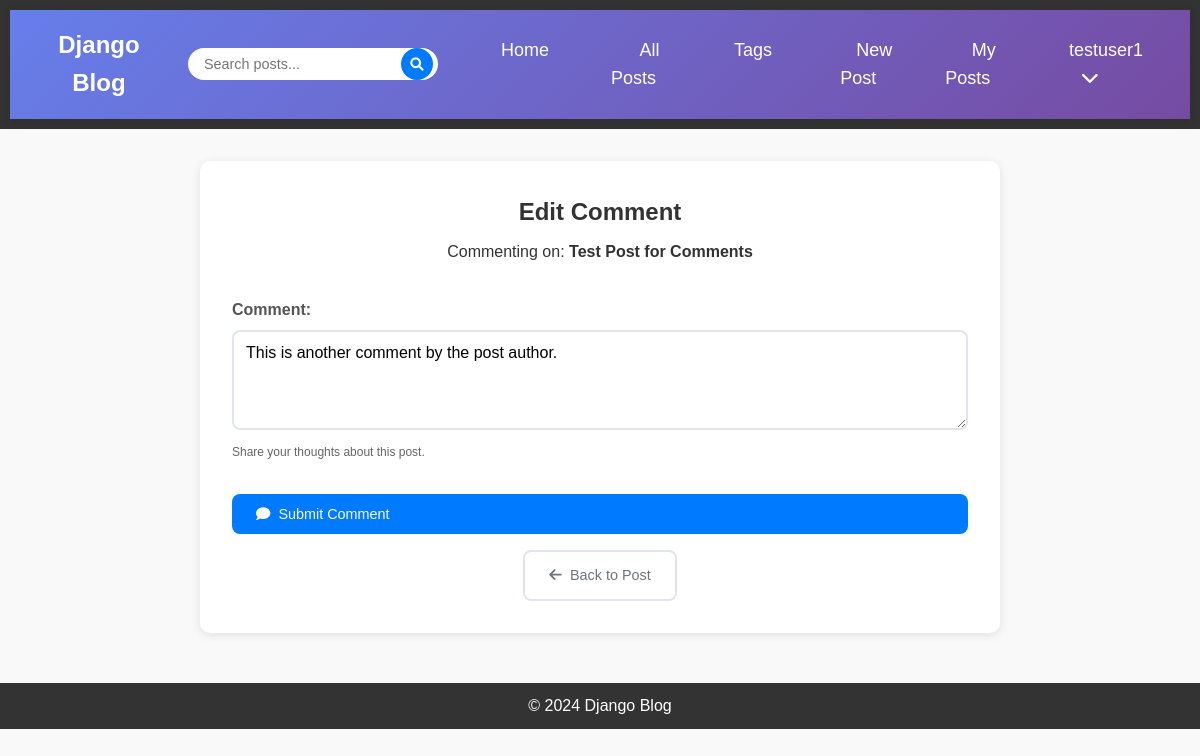
The page /comment/2/update/ (signed in) on the database its author committed.
### blog/models.py (models this page shows, shortened)
class Post(models.Model):
    title = models.CharField(max_length=200)
    content = models.TextField()
    published_date = models.DateTimeField(auto_now_add=True)
    updated_date = models.DateTimeField(auto_now=True)
    author = models.ForeignKey(User, on_delete=models.CASCADE)
    tags = models.ManyToManyField(Tag, blank=True, related_name='posts')
    def get_absolute_url(self):
        return reverse('post-detail', kwargs={'pk': self.pk})
    class Meta:
        ordering = ['-published_date']

class Comment(models.Model):
    post = models.ForeignKey(Post, on_delete=models.CASCADE, related_name='comments')
    author = models.ForeignKey(User, on_delete=models.CASCADE)
    content = models.TextField()
    created_at = models.DateTimeField(auto_now_add=True)
    updated_at = models.DateTimeField(auto_now=True)
    class Meta:
        ordering = ['created_at']

### blog/views.py (the view, shortened to what this page needs)
# urls.py: path('comment/<int:pk>/update/', views.CommentUpdateView.as_view(), name='comment-update'),
class CommentUpdateView(LoginRequiredMixin, UserPassesTestMixin, UpdateView):
    model = Comment
    form_class = CommentForm
    template_name = 'blog/comment_form.html'
    def test_func(self):
        comment = self.get_object()
        return self.request.user == comment.author
    def get_context_data(self, **kwargs):
        context = super().get_context_data(**kwargs)
        context['post'] = self.object.post
        context['title'] = 'Edit Comment'
        return context

### blog/forms.py (shortened to what this page needs)
class CommentForm(forms.ModelForm):
    class Meta:
        model = Comment
        fields = ['content']
        widgets = {
            'content': forms.Textarea(attrs={
                'class': 'form-control',
                'placeholder': 'Write your comment here...',
                'rows': 4,
                'style': 'resize: vertical;'
            })
        }
        help_texts = {
            'content': 'Share your thoughts about this post.'
        }
    def __init__(self, *args, **kwargs):
        super().__init__(*args, **kwargs)
        self.fields['content'].required = True
        self.fields['content'].label = 'Comment'

### blog/templates/blog/comment_form.html (shortened to what this page needs)
{% extends 'blog/base.html' %}
{% load static %}
{% block content %}
<div class="comment-form-container">
    <div class="form-header">
        <h2>{{ title }}</h2>
        <p class="text-muted">Commenting on: <strong>{{ post.title }}</strong></p>
    </div>
    <div class="form-content">
        <form method="post" class="comment-form">
            <div class="form-group">
                {{ form.content.label_tag }}
                {{ form.content }}
                {% if form.content.help_text %}
                    <small class="form-text text-muted">{{ form.content.help_text }}</small>
                {% endif %}
            </div>
            <div class="form-actions">
                <button type="submit" class="btn btn-primary">
                    <i class="fas fa-comment"></i> Submit Comment
                </button>
                <a href="{{ post.get_absolute_url }}" class="btn btn-outline">
                    <i class="fas fa-arrow-left"></i> Back to Post
                </a>
            </div>
        </form>
    </div>
</div>
{% endblock %}

### blog/templates/blog/base.html (shortened to what this page needs)
{% load static %}
<!DOCTYPE html>
<html lang="en">
<head>
    <link rel="stylesheet" href="https://cdnjs.cloudflare.com/ajax/libs/font-awesome/6.0.0/css/all.min.css">
    <link rel="stylesheet" href="{% static 'css/styles.css' %}">
</head>
<body>
    <header>
        <nav class="navbar">
            <div class="nav-brand">
                <a href="{% url 'home' %}">Django Blog</a>
            </div>
            <div class="nav-search">
                <form method="GET" action="{% url 'search-results' %}" class="search-form">
                    <div class="search-input-group">
                        <input type="text" name="q" placeholder="Search posts..." value="{{ request.GET.q }}" class="search-input">
                        <button type="submit" class="search-btn">
                            <i class="fas fa-search"></i>
                        </button>
                    </div>
                </form>
            </div>
            <div class="nav-menu">
                <ul class="nav-links">
                    <li><a href="{% url 'home' %}">Home</a></li>
                    <li><a href="{% url 'post-list' %}">All Posts</a></li>
                    <li><a href="{% url 'tag-list' %}">Tags</a></li>
                    {% if user.is_authenticated %}
                        <li><a href="{% url 'post-create' %}">New Post</a></li>
                        <li><a href="{% url 'user-posts' user.username %}">My Posts</a></li>
                        <li class="nav-dropdown">
                            <a href="#" class="dropdown-toggle">{{ user.username }} <i class="fas fa-chevron-down"></i></a>
                        </li>
                    {% else %}
                        <li><a href="{% url 'login' %}">Login</a></li>
                        <li><a href="{% url 'register' %}">Register</a></li>
                    {% endif %}
                </ul>
            </div>
        </nav>
    </header>
    <div class="content">
        {% block content %}{% endblock %}
    </div>
    <footer>
        <p>&copy; 2024 Django Blog</p>
    </footer>
</body>
</html>

### blog/static/css/styles.css (style rules this page uses)
* { margin: 0; padding: 0; box-sizing: border-box; }
body { font-family: Arial, sans-serif; background-color: #f9f9f9; color: #333; line-height: 1.6; }
header { background-color: #333; padding: 10px; text-align: center; }
header nav ul { list-style-type: none; }
header nav ul li { display: inline; margin: 0 15px; }
header nav ul li a { color: white; text-decoration: none; font-size: 18px; transition: color 0.3s; }
.content { margin: 20px; max-width: 1200px; margin-left: auto; margin-right: auto; }
.form-group { margin-bottom: 20px; }
.form-group label { display: block; margin-bottom: 5px; font-weight: bold; color: #555; }
.form-control { width: 100%; padding: 10px; border: 1px solid #ddd; border-radius: 4px; font-size: 16px; transition: border-color 0.3s; }
.form-text { display: block; margin-top: 5px; font-size: 12px; color: #666; }
.btn-primary { background-color: #007bff; color: white; padding: 12px 30px; border: none; border-radius: 4px; font-size: 16px; cursor: pointer; width: 100%; transition: background-color 0.3s; }
footer { text-align: center; margin-top: 50px; padding: 10px; background-color: #333; color: white; }
.form-header { text-align: center; margin-bottom: 30px; }
.form-header h2 { color: #333; margin-bottom: 10px; }
.form-actions { display: flex; gap: 15px; flex-wrap: wrap; margin-top: 30px; }
.btn { display: inline-block; padding: 10px 20px; text-decoration: none; border-radius: 4px; font-size: 14px; font-weight: 500; text-align: center; transition: all 0.3s; border: 1px solid transparent; cursor: pointer; }
.btn-primary { background-color: #007bff; color: white; border-color: #007bff; }
.btn-outline { background-color: transparent; color: #007bff; border-color: #007bff; }

### blog/templates/blog/base.html (style rules this page uses)
.navbar { display: flex; justify-content: space-between; align-items: center; padding: 1rem 2rem; background: linear-gradient(135deg, #667eea 0%, #764ba2 100%); box-shadow: 0 2px 10px rgba(0,0,0,0.1); position: sticky; top: 0; z-index: 1000; }
.nav-brand a { color: white; text-decoration: none; font-size: 1.5rem; font-weight: bold; }
.nav-search { flex: 1; max-width: 400px; margin: 0 2rem; }
.search-form { width: 100%; }
.search-input-group { position: relative; display: flex; }
.search-input { flex: 1; padding: 0.5rem 3rem 0.5rem 1rem; border: none; border-radius: 25px; font-size: 0.9rem; outline: none; }
.search-btn { position: absolute; right: 5px; top: 50%; transform: translateY(-50%); background: #007bff; color: white; border: none; border-radius: 50%; width: 32px; height: 32px; cursor: pointer; display: flex; align-items: center; justify-content: center; transition: background 0.2s ease; }
.nav-menu { display: flex; align-items: center; }
.nav-links { display: flex; list-style: none; margin: 0; padding: 0; gap: 1rem; }
.nav-links a { color: white; text-decoration: none; padding: 0.5rem 1rem; border-radius: 20px; transition: background 0.2s ease; }
.nav-dropdown { position: relative; }
.dropdown-toggle { cursor: pointer; }
.btn { display: inline-block; padding: 0.5rem 1rem; border: none; border-radius: 5px; text-decoration: none; cursor: pointer; transition: all 0.2s ease; font-size: 0.9rem; }
.btn-primary { background: #007bff; color: white; }
.btn-outline { background: transparent; border: 2px solid #007bff; color: #007bff; }
.form-control { width: 100%; padding: 0.5rem; border: 1px solid #ced4da; border-radius: 5px; font-size: 1rem; }

### blog/templates/blog/comment_form.html (style rules this page uses)
.comment-form-container { max-width: 800px; margin: 2rem auto; padding: 2rem; background: white; border-radius: 10px; box-shadow: 0 2px 10px rgba(0,0,0,0.1); }
.form-header { margin-bottom: 2rem; text-align: center; }
.form-header h2 { color: #333; margin-bottom: 0.5rem; }
.comment-form .form-group { margin-bottom: 1.5rem; }
.comment-form label { font-weight: 600; color: #555; margin-bottom: 0.5rem; display: block; }
.comment-form textarea { width: 100%; padding: 0.75rem; border: 2px solid #e1e5e9; border-radius: 8px; font-size: 1rem; transition: border-color 0.3s ease; font-family: inherit; }
.form-actions { display: flex; gap: 1rem; justify-content: center; margin-top: 2rem; }
.btn { padding: 0.75rem 1.5rem; border: none; border-radius: 8px; text-decoration: none; display: inline-flex; align-items: center; gap: 0.5rem; font-weight: 500; transition: all 0.3s ease; cursor: pointer; }
.btn-primary { background: #007bff; color: white; }
.btn-outline { background: transparent; color: #6c757d; border: 2px solid #e1e5e9; }

### rows shown on the page
Post: title "Test Post for Comments"
Comment: content "This is another comment by the post author."

### other values the page prints
{{ user.username }} "testuser1"
{{ title }} "Edit Comment"
